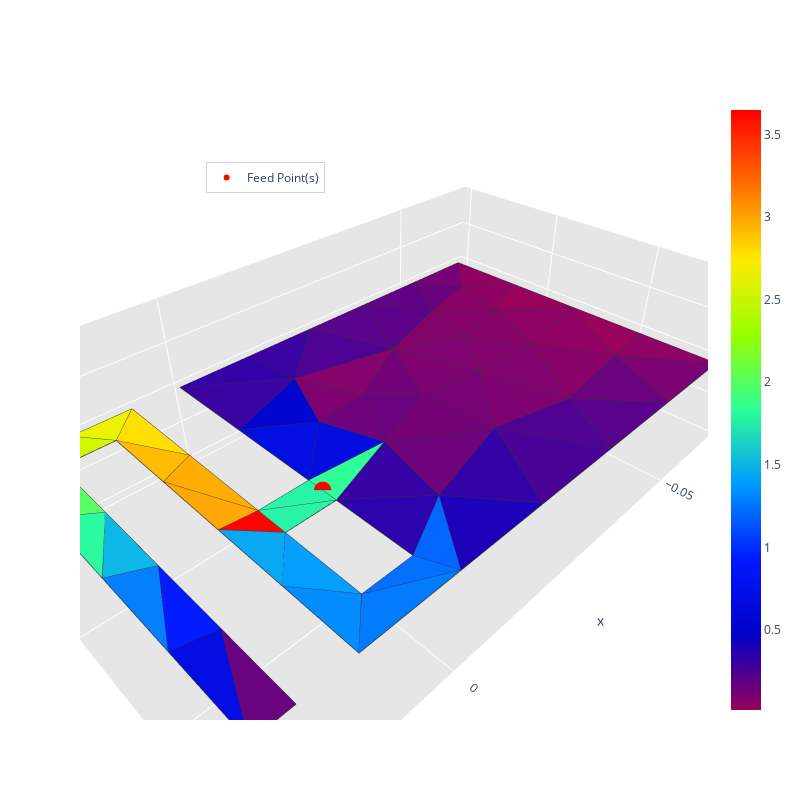
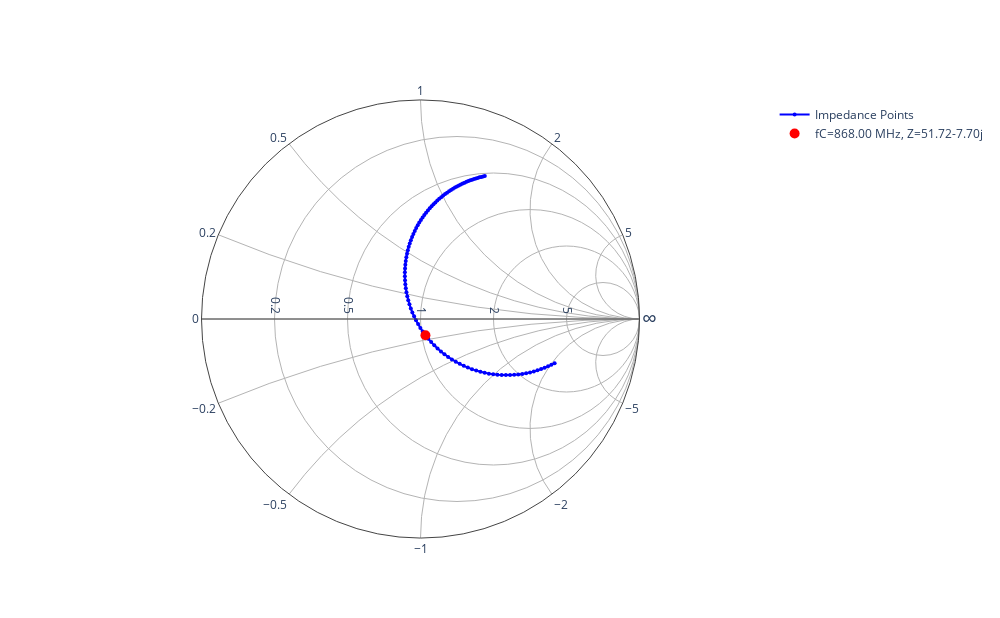

The code cell stored with these charts, in order, in its notebook:
### Code cell
print(f"distance meandres {distance_meandre * 1000} mm")
print(f"IFA track width {largeur_piste * 1000} mm")
print(f"feed position = {feed * 1000} mm\n")

# Create the IFA antenna with meander
N_list_elem, new_distance_meandre_elem = creation_ifa(a, b, largeur_piste, distance_meandre, feed, x_t, y_t, save_mesh_folder, mesh_name, mesh_size)

print(f"Number of meanders {N_list_elem}")
print(f"New meander distance {new_distance_meandre_elem * 1000} mm")

# Simulate S11 and impedance at feed point
frequence_resonance, s11_db, R_res, X_res = simulate(frequencies, ifa_meander_mat, fC, feed_point)

# Plot S11 curve
plot_s11_curve(s11_db, fLow, fHigh, fC)
